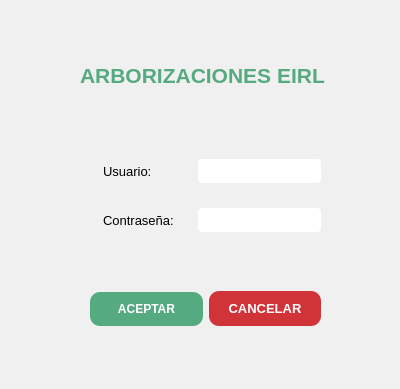
<?xml version="1.0" encoding="UTF-8"?>
<ui version="4.0">
 <class>Dialog</class>
 <widget class="QDialog" name="Dialog">
  <property name="geometry">
   <rect>
    <x>0</x>
    <y>0</y>
    <width>400</width>
    <height>389</height>
   </rect>
  </property>
  <property name="windowTitle">
   <string>Dialog</string>
  </property>
  <property name="styleSheet">
   <string notr="true">background-color: #f0f0f0;</string>
  </property>
  <widget class="QLabel" name="label_3">
   <property name="geometry">
    <rect>
     <x>80</x>
     <y>50</y>
     <width>251</width>
     <height>51</height>
    </rect>
   </property>
   <property name="styleSheet">
    <string notr="true">color: rgb(85, 170, 127);</string>
   </property>
   <property name="text">
    <string>&lt;html&gt;&lt;head/&gt;&lt;body&gt;&lt;p&gt;&lt;span style=&quot; font-size:16pt; font-weight:600;&quot;&gt;ARBORIZACIONES EIRL&lt;/span&gt;&lt;/p&gt;&lt;/body&gt;&lt;/html&gt;</string>
   </property>
  </widget>
  <widget class="QWidget" name="layoutWidget">
   <property name="geometry">
    <rect>
     <x>90</x>
     <y>140</y>
     <width>231</width>
     <height>111</height>
    </rect>
   </property>
   <layout class="QGridLayout" name="gridLayout">
    <item row="1" column="0">
     <widget class="QLabel" name="label_5">
      <property name="text">
       <string/>
      </property>
      <property name="pixmap">
       <pixmap>../Pictures/icons8-password-20.png</pixmap>
      </property>
     </widget>
    </item>
    <item row="0" column="1">
     <widget class="QLabel" name="label">
      <property name="font">
       <font>
        <pointsize>10</pointsize>
       </font>
      </property>
      <property name="text">
       <string>Usuario:</string>
      </property>
     </widget>
    </item>
    <item row="0" column="2">
     <widget class="QLineEdit" name="lineEdit">
      <property name="styleSheet">
       <string notr="true">background-color: #fff;
border-radius: 4px;
padding: 4px;</string>
      </property>
     </widget>
    </item>
    <item row="1" column="2">
     <widget class="QLineEdit" name="lineEdit_2">
      <property name="styleSheet">
       <string notr="true">background-color: #fff;
border-radius: 4px;
padding: 4px;</string>
      </property>
     </widget>
    </item>
    <item row="1" column="1">
     <widget class="QLabel" name="label_2">
      <property name="font">
       <font>
        <pointsize>10</pointsize>
       </font>
      </property>
      <property name="text">
       <string>Contraseña:     </string>
      </property>
     </widget>
    </item>
    <item row="0" column="0">
     <widget class="QLabel" name="label_4">
      <property name="text">
       <string/>
      </property>
      <property name="pixmap">
       <pixmap>../Pictures/icons8-user-20.png</pixmap>
      </property>
     </widget>
    </item>
   </layout>
  </widget>
  <widget class="QWidget" name="layoutWidget">
   <property name="geometry">
    <rect>
     <x>90</x>
     <y>280</y>
     <width>231</width>
     <height>58</height>
    </rect>
   </property>
   <layout class="QHBoxLayout" name="horizontalLayout">
    <item>
     <widget class="QPushButton" name="pushButton">
      <property name="font">
       <font>
        <weight>75</weight>
        <bold>true</bold>
       </font>
      </property>
      <property name="styleSheet">
       <string notr="true">color: rgb(255, 255, 255);
background-color: rgb(85, 170, 127);
border-radius: 10px;
padding: 10px;
font-weight: bold;
font-size: 1rem;</string>
      </property>
      <property name="text">
       <string>ACEPTAR</string>
      </property>
     </widget>
    </item>
    <item>
     <widget class="QPushButton" name="pushButton_2">
      <property name="font">
       <font>
        <pointsize>10</pointsize>
        <weight>75</weight>
        <bold>true</bold>
       </font>
      </property>
      <property name="styleSheet">
       <string notr="true">background-color: rgb(209, 52, 56);
color: rgb(255, 255, 255);
border-radius: 10px;
padding: 10px;
font-weight: bold;
font-size: 1rem;</string>
      </property>
      <property name="text">
       <string>CANCELAR</string>
      </property>
     </widget>
    </item>
   </layout>
  </widget>
 </widget>
 <resources/>
 <connections/>
</ui>
